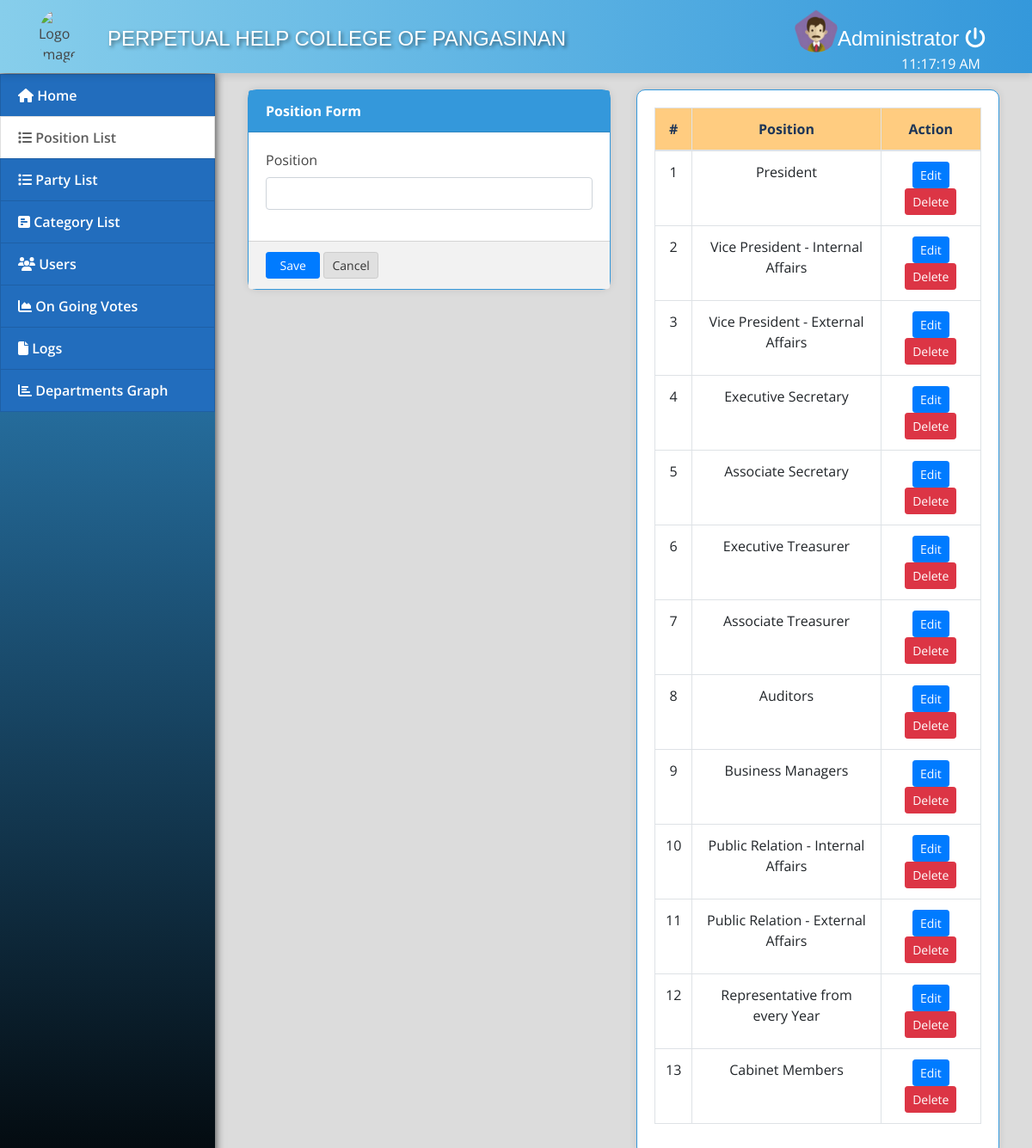
The page /index.php?page=categories (signed in) on the database its author committed.
### tables this page shows
CREATE TABLE `category_list` (
  `id` int(30) NOT NULL,
  `category` text NOT NULL
);

### categories.php (the view, shortened to what this page needs)
<?php include('db_connect.php'); ?>
<div class="container-fluid">
	<div class="col-lg-12">
		<div class="row">
			<div class="col-md-6">
				<form action="" id="manage-category">
					<div class="card">
						<div class="card-header">
							Position Form
						</div>
						<div class="card-body">
							<div class="form-group">
								<label class="control-label">Position</label>
								<input type="text" class="form-control" name="category">
							</div>
						</div>
						<div class="card-footer">
							<div class="row">
								<div class="col-md-12">
									<button class="btn btn-sm btn-primary col-sm-2"> Save</button>
									<button class="btn btn-sm btn-default col-sm-2" type="button" onclick="$('#manage-category').get(0).reset()"> Cancel</button>
								</div>
							</div>
						</div>
					</div>
			</div>
			<div class="col-md-6">
				<div class="card">
					<div class="card-body">
						<table class="table table-bordered table-hover">
							<thead>
								<tr>
									<th class="text-center">#</th>
									<th class="text-center">Position</th>
									<th class="text-center">Action</th>
								</tr>
							</thead>
							<tbody>
								<?php
								$i = 1;
								$cats = $conn->query("SELECT * FROM category_list order by id asc");
								while ($row = $cats->fetch_assoc()) :
								?>
									<tr>
										<td class="text-center"><?php echo $i++ ?></td>
										<td class="text-center"><?php echo $row['category'] ?></td>
										<td class="text-center">
											<button class="btn btn-sm btn-primary edit_cat" type="button" data-id="<?php echo $row['id'] ?>" data-name="<?php echo $row['category'] ?>">Edit</button>
											<button class="btn btn-sm btn-danger delete_cat" type="button" data-id="<?php echo $row['id'] ?>">Delete</button>
										</td>
									</tr>
								<?php endwhile; ?>
							</tbody>
						</table>
					</div>
				</div>
			</div>
		</div>
	</div>
</div>

### assets/css/style.css (style rules this page uses)
body { font-family: "Open Sans", sans-serif; color: #444444; width: 100%; height: calc(100%); }

### index.php (style rules this page uses)
body { background: #80808045; }

### categories.php (style rules this page uses)
.container-fluid { margin-top: 40px; }
.card { border: 1px solid #3498db; border-radius: 10px; box-shadow: 0 0 10px rgba(0, 0, 0, 0.1); }
.card-header { background-color: #3498db; color: #fff; font-weight: bold; }
.card-footer { background-color: #f2f2f2; }
.btn-default { background-color: #e0e0e0; color: #333; border-color: #ccc; }
th { text-align: center; padding: 10px; background-color: #ffcc80; color: #1d3557; font-weight: bold; border: 1px solid #ffcc80; }

### rows shown on the page
category_list: category "President"
category_list: category "Vice President - Internal Affairs"
category_list: category "Vice President - External Affairs"
category_list: category "Executive Secretary"
category_list: category "Associate Secretary"
category_list: category "Executive Treasurer"
category_list: category "Associate Treasurer"
category_list: category "Auditors"
category_list: category "Business Managers"
category_list: category "Public Relation - Internal Affairs"
category_list: category "Public Relation - External Affairs"
category_list: category "Representative from every Year"
category_list: category "Cabinet Members"

### other values the page prints
$_SESSION['login_name'] "Administrator"
